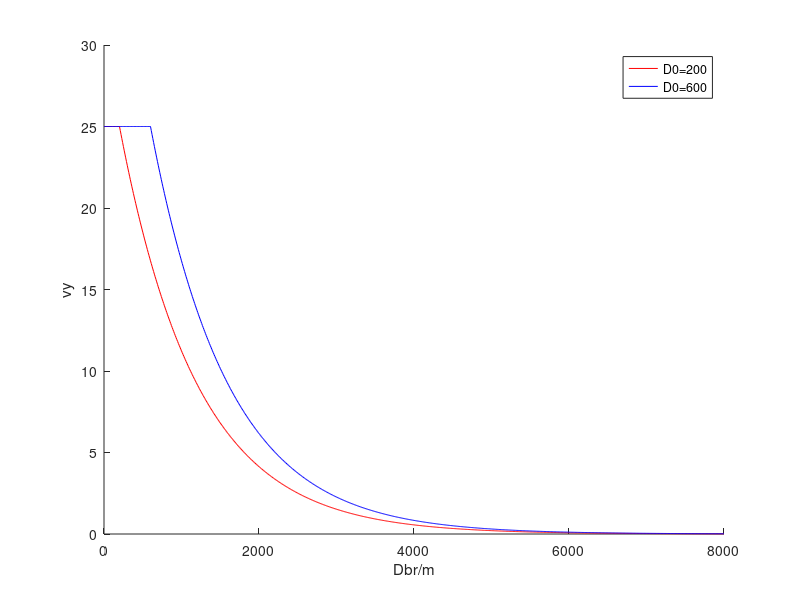

Write MATLAB code to recreate this figure.
function fun_test
% x=0:0.02:1;
% y1=sqrt(x);
% y2=-x.^2+2*x;
% plot(x,y1,'r',x,y2,'b')
% figure(1)
% legend('y1=sqrt(x)','y2=-x.^2+2*x')
% figure(2)
% x=0:10:2000;
% y=3./(1+exp(-x/100+5))+13;
% plot(x,y)
% xlabel('Dr') 
% ylabel('vRc')
% figure(3)
% D=1500;
% Db=1000:10:2*D-1000;
% n=length(Db);
% k=zeros(1,n);
% for i=1:n
%     if Db(i)<D
%         k(i)=-1/(D-1000)^2*(Db(i)-1000)*(Db(i)+1000-2*D);
%     else
%         k(i)=1;
%     end
% end
% plot(Db,k)
% xlabel('Db')
% ylabel('kd')
% axis([500 2*D-1000 0 1.5])
% Deth=2000;
% De=0:10:2*Deth;
% n=length(De);
% ke=zeros(1,n);
% for i=1:n
%     if De(i)<Deth
%         ke(i)=-3/Deth^2*De(i)*(De(i)-2*Deth)-2;
%     else
%         ke(i)=1;
%     end
% end
% plot(De,ke)
% xlabel('De/m')
% ylabel('ke')
% axis([0 2*Deth -2 1.5])
D01=200;
D02=600;
vB=25;
a01=0.0005;
a02=0.001;
Dbr=0:10:8000;
n=length(Dbr);
vy1=zeros(1,n);
vy2=zeros(1,n);
for i=1:n
    if Dbr(i)>D01
        vy1(i)=vB*exp(-a02*(Dbr(i)-D01));
    else
        vy1(i)=vB;
    end
end
for i=1:n
    if Dbr(i)>D02
        vy2(i)=vB*exp(-a02*(Dbr(i)-D02));
    else
        vy2(i)=vB;
    end
end
hold on
plot(Dbr,vy1,'r',Dbr,vy2,'b')
%legend('a0=0.0005','a0=0.001')
legend('D0=200','D0=600')
xlabel('Dbr/m')
ylabel('vy')
axis([0 8000 0 30])
